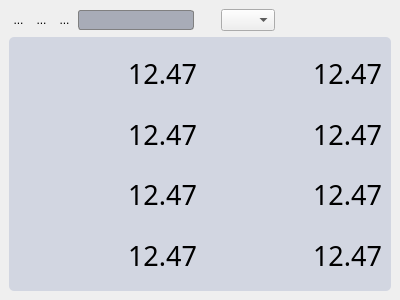
<?xml version="1.0" encoding="UTF-8"?>
<ui version="4.0">
 <class>CMachineCoordinate</class>
 <widget class="QDockWidget" name="CMachineCoordinate">
  <property name="geometry">
   <rect>
    <x>0</x>
    <y>0</y>
    <width>400</width>
    <height>300</height>
   </rect>
  </property>
  <property name="windowTitle">
   <string>DockWidget</string>
  </property>
  <widget class="QWidget" name="dockWidgetContents">
   <layout class="QVBoxLayout" name="verticalLayout">
    <item>
     <widget class="QWidget" name="widget" native="true">
      <property name="sizePolicy">
       <sizepolicy hsizetype="Preferred" vsizetype="Fixed">
        <horstretch>0</horstretch>
        <verstretch>0</verstretch>
       </sizepolicy>
      </property>
      <layout class="QHBoxLayout" name="horizontalLayout" stretch="0,0,0,5,1,2,5">
       <property name="spacing">
        <number>4</number>
       </property>
       <property name="leftMargin">
        <number>0</number>
       </property>
       <property name="topMargin">
        <number>0</number>
       </property>
       <property name="rightMargin">
        <number>0</number>
       </property>
       <property name="bottomMargin">
        <number>0</number>
       </property>
       <item>
        <widget class="QToolButton" name="toolButton_1">
         <property name="styleSheet">
          <string notr="true">border:0px;</string>
         </property>
         <property name="text">
          <string>...</string>
         </property>
         <property name="icon">
          <iconset resource="res.qrc">
           <normaloff>:/res/button1.jpg</normaloff>:/res/button1.jpg</iconset>
         </property>
        </widget>
       </item>
       <item>
        <widget class="QToolButton" name="toolButton_2">
         <property name="styleSheet">
          <string notr="true">border:0px;</string>
         </property>
         <property name="text">
          <string>...</string>
         </property>
         <property name="icon">
          <iconset resource="res.qrc">
           <normaloff>:/res/button2.jpg</normaloff>:/res/button2.jpg</iconset>
         </property>
        </widget>
       </item>
       <item>
        <widget class="QToolButton" name="toolButton_3">
         <property name="styleSheet">
          <string notr="true">border:0px;</string>
         </property>
         <property name="text">
          <string>...</string>
         </property>
         <property name="icon">
          <iconset resource="res.qrc">
           <normaloff>:/res/button3.jpg</normaloff>:/res/button3.jpg</iconset>
         </property>
        </widget>
       </item>
       <item>
        <widget class="QLineEdit" name="lineEdit">
         <property name="sizePolicy">
          <sizepolicy hsizetype="Preferred" vsizetype="Fixed">
           <horstretch>0</horstretch>
           <verstretch>0</verstretch>
          </sizepolicy>
         </property>
         <property name="styleSheet">
          <string notr="true">background-color:#A8ACB7;
border:1px solid gray;
border-radius: 3px;
padding: 1px 2px 1px 2px;</string>
         </property>
        </widget>
       </item>
       <item>
        <spacer name="horizontalSpacer_2">
         <property name="orientation">
          <enum>Qt::Horizontal</enum>
         </property>
         <property name="sizeType">
          <enum>QSizePolicy::Preferred</enum>
         </property>
         <property name="sizeHint" stdset="0">
          <size>
           <width>40</width>
           <height>20</height>
          </size>
         </property>
        </spacer>
       </item>
       <item>
        <widget class="QComboBox" name="comboBox">
         <property name="styleSheet">
          <string notr="true">QComboBox{border: 1px solid gray;border-radius: 3px;padding: 1px 2px 1px 2px;}
QComboBox::editable{background-color:#8B8494}
QComboBox::!editable{background-color:#C5C8DB}
QComboBox::drop-down{width:25px;}
QComboBox::down-arrow{image:url(:/res/triangle.png);}
QComboBox::item{background-color:white};</string>
         </property>
         <property name="sizeAdjustPolicy">
          <enum>QComboBox::AdjustToMinimumContentsLength</enum>
         </property>
         <property name="minimumContentsLength">
          <number>3</number>
         </property>
        </widget>
       </item>
       <item>
        <spacer name="horizontalSpacer">
         <property name="orientation">
          <enum>Qt::Horizontal</enum>
         </property>
         <property name="sizeType">
          <enum>QSizePolicy::Preferred</enum>
         </property>
         <property name="sizeHint" stdset="0">
          <size>
           <width>40</width>
           <height>20</height>
          </size>
         </property>
        </spacer>
       </item>
      </layout>
     </widget>
    </item>
    <item>
     <widget class="QWidget" name="widget_2" native="true">
      <property name="styleSheet">
       <string notr="true">background-color:#D2D6E1;
border-radius:5px</string>
      </property>
      <layout class="QGridLayout" name="gridLayout">
       <item row="0" column="0">
        <widget class="QLabel" name="label_1">
         <property name="font">
          <font>
           <family>黑体</family>
           <pointsize>20</pointsize>
          </font>
         </property>
         <property name="text">
          <string>12.47</string>
         </property>
         <property name="alignment">
          <set>Qt::AlignRight|Qt::AlignTrailing|Qt::AlignVCenter</set>
         </property>
        </widget>
       </item>
       <item row="0" column="1">
        <widget class="QLabel" name="label_5">
         <property name="font">
          <font>
           <family>黑体</family>
           <pointsize>20</pointsize>
          </font>
         </property>
         <property name="text">
          <string>12.47</string>
         </property>
         <property name="alignment">
          <set>Qt::AlignRight|Qt::AlignTrailing|Qt::AlignVCenter</set>
         </property>
        </widget>
       </item>
       <item row="1" column="0">
        <widget class="QLabel" name="label_2">
         <property name="font">
          <font>
           <family>黑体</family>
           <pointsize>20</pointsize>
          </font>
         </property>
         <property name="text">
          <string>12.47</string>
         </property>
         <property name="alignment">
          <set>Qt::AlignRight|Qt::AlignTrailing|Qt::AlignVCenter</set>
         </property>
        </widget>
       </item>
       <item row="1" column="1">
        <widget class="QLabel" name="label_6">
         <property name="font">
          <font>
           <family>黑体</family>
           <pointsize>20</pointsize>
          </font>
         </property>
         <property name="text">
          <string>12.47</string>
         </property>
         <property name="alignment">
          <set>Qt::AlignRight|Qt::AlignTrailing|Qt::AlignVCenter</set>
         </property>
        </widget>
       </item>
       <item row="2" column="0">
        <widget class="QLabel" name="label_3">
         <property name="font">
          <font>
           <family>黑体</family>
           <pointsize>20</pointsize>
          </font>
         </property>
         <property name="text">
          <string>12.47</string>
         </property>
         <property name="alignment">
          <set>Qt::AlignRight|Qt::AlignTrailing|Qt::AlignVCenter</set>
         </property>
        </widget>
       </item>
       <item row="2" column="1">
        <widget class="QLabel" name="label_7">
         <property name="font">
          <font>
           <family>黑体</family>
           <pointsize>20</pointsize>
          </font>
         </property>
         <property name="text">
          <string>12.47</string>
         </property>
         <property name="alignment">
          <set>Qt::AlignRight|Qt::AlignTrailing|Qt::AlignVCenter</set>
         </property>
        </widget>
       </item>
       <item row="3" column="0">
        <widget class="QLabel" name="label_4">
         <property name="font">
          <font>
           <family>黑体</family>
           <pointsize>20</pointsize>
          </font>
         </property>
         <property name="text">
          <string>12.47</string>
         </property>
         <property name="alignment">
          <set>Qt::AlignRight|Qt::AlignTrailing|Qt::AlignVCenter</set>
         </property>
        </widget>
       </item>
       <item row="3" column="1">
        <widget class="QLabel" name="label_8">
         <property name="font">
          <font>
           <family>黑体</family>
           <pointsize>20</pointsize>
          </font>
         </property>
         <property name="text">
          <string>12.47</string>
         </property>
         <property name="alignment">
          <set>Qt::AlignRight|Qt::AlignTrailing|Qt::AlignVCenter</set>
         </property>
        </widget>
       </item>
      </layout>
     </widget>
    </item>
   </layout>
  </widget>
 </widget>
 <resources>
  <include location="res.qrc"/>
 </resources>
 <connections/>
</ui>
